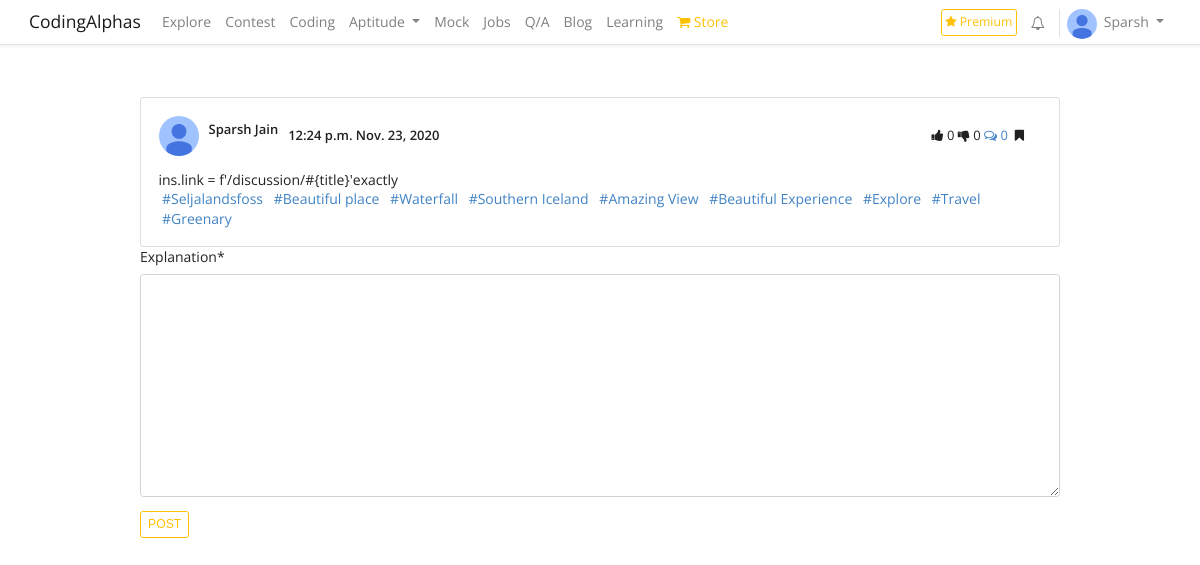
The page /discussion/8/ (signed in) on the database its author committed.
### coding/models.py (models this page shows, shortened)
class Profile(models.Model):
    user = models.OneToOneField(User, on_delete=models.CASCADE)
    first_name = models.CharField(max_length=50, blank=True,default="")
    last_name = models.CharField(max_length=50, blank=True,default="")
    email = models.EmailField(max_length=50, blank=True,default="")
    phone_number = models.CharField(max_length=13, blank=True,default="")
    avatar = models.ImageField(upload_to='users/images',blank=False,default = 'users/images/default.jpg')
    headline = models.CharField(max_length=1000, blank=True,default="")
    bio = models.TextField(blank=True,default="")
    address = models.CharField(max_length=50, blank=True,default="")
    city = models.CharField(max_length=50, blank=True,default="")
    state  = models.CharField(max_length=50, blank=True,default="")
    country = models.CharField(max_length=50, blank=True,default="")
    date_of_birth = models.CharField(max_length=13, blank=True,default="")
    follow = models.ManyToManyField(User,default=None,blank=True,related_name="follow_title")
    following = models.ManyToManyField(User,default=None,blank=True,related_name="following_title")
    signup_confirmation = models.BooleanField(default=False)
    instagram = models.CharField(max_length=1000,blank=True,null=True)
    facebook = models.CharField(max_length=1000,blank=True,null=True)
    twitter = models.CharField(max_length=1000,blank=True,null=True)
    college = models.CharField(max_length=1000, blank=True,default="")
    medium = models.CharField(max_length=1000,blank=True,null=True)
    quora = models.CharField(max_length=1000,blank=True,null=True)
    other = models.CharField(max_length=1000,blank=True,null=True)
    favourities = models.ManyToManyField(Articles,blank=True,related_name="articles_titles")
    subscribe = models.ManyToManyField(User,default=None,blank=True,related_name="subscribe_title")
    mute = models.ManyToManyField(User,default=None,blank=True,related_name="mute_title")

class Articles(models.Model):
    STATUS_CHOICES = (
		('draft', 'Draft'),('published', 'Published'),)
    METHOD_CHOICES = (
		('content', 'content'),('design', 'design'),('editor','editor'))
    user_name2 = models.ForeignKey(User, related_name='project_username_2', to_field='username', on_delete=models.CASCADE)
    title = RichTextField(default=" ",blank=False,unique=True)
    project_name = models.CharField(max_length=100, blank=False , null=False)
    author = models.CharField(max_length=50,blank=True)
    date_Publish = models.DateField(default=datetime.now)
    date_updated = models.DateField(default=datetime.now)
    category = models.ForeignKey(Categories,related_name = 'category', to_field='category_name',on_delete=models.CASCADE,default=" ")
    image = models.ImageField(upload_to='users/images',blank=True,default='',null=True)
    video= models.FileField(upload_to='users/video', null=True,blank=True ,verbose_name="Video")
    image2 = models.CharField(max_length=1000,blank=True,null=True)
    content = RichTextField(blank=False,null=True)
    link = models.TextField(blank=True,default="")
    description = models.TextField(blank=True,default="")
    time= models.TimeField(blank=False,default=datetime.now())
    tags = models.CharField(max_length=300,blank=False,default="",null=True,help_text='Add comma( ,) seperated tags!!')
    status = models.CharField(max_length=10,choices=STATUS_CHOICES,default='published')
    method=models.CharField(max_length=10,choices=METHOD_CHOICES,default='content')
    liked = models.ManyToManyField(User,default=None,blank=True,related_name="likes_title")
    disliked = models.ManyToManyField(User,default=None,blank=True,related_name="dislikes_title")
    template = models.CharField(max_length=1000,blank=True,null=True)
    quora = models.CharField(max_length=1000,blank=True,null=True)
    medium= models.CharField(max_length=1000,blank=True,null=True)
    facebook = models.CharField(max_length=1000,blank=True,null=True)
    instagram = models.CharField(max_length=1000,blank=True,null=True)
    twitter = models.CharField(max_length=1000,blank=True,null=True)
    other= models.CharField(max_length=1000,blank=True,null=True)
    question_field =  models.BooleanField(default=False)
    class Meta:
        ordering = ('date_Publish','time')

### coding/views.py (the view)
# urls.py: path("discussion/<ques_id>/",views.discussion_anwser,name="discussion_anwser"),
def discussion_anwser(request,ques_id):
    context = {}
    ques_ins = Articles.objects.filter(id = int(ques_id))[0]
    if request.method == 'POST':
        form = AnwserForm(request.POST,request.FILES)
        if form.is_valid():
            ins = form.save(commit = False)
            ins.user_anwser = request.user
            ins.question = ques_ins
            sol = ins.explanation
            sentence = sol
            ques_ins.description = sentence
            ques_ins.save()
            ins.description = sentence
            ins.save()
            messages.success(request,"Successfully Anwsered!!")
            return HttpResponseRedirect(f'/discussion/#question{ques_id}{ins.id}')
        else:
            messages.error(request,form.errors)
    else:
        form = AnwserForm()
    context['form'] = form
    context['data'] = ques_ins
    return render(request,'coding/discussion_anwser.html',context)

### coding/forms.py
class AnwserForm(forms.ModelForm):
    class Meta:
        model = Anwsers
        fields = ('explanation',)

### coding/context_processors.py (called while the page is built)
def data(request):
    companies = Company.objects.all().order_by('company_name')
    return {"company":companies}

### coding/models.py (called while the page is built)
    def __str__(self):
        return self.company_name

### coding/templatetags/shortcut.py (called while the page is built)
@register.filter
def strip(value):
    return value.strip(" ")

@register.filter
def remove(value):
    return value.split(",")

@register.filter
def addhyphen(value):
    return "_".join(value.split(" "))

### coding/templates/coding/discussion_anwser.html (shortened to what this page needs)
{% extends 'coding/base.html' %}
{% load crispy_forms_tags %}
{% load shortcut %}
{% block navbar %}
{% include 'coding/header.html' %}
{%endblock %}
{% block body %}
<div class="container">
    <div class="row">
        <div class="col-12 col-xl-1">
        </div>
        <div class="col-12 col-xl-10">
            <div class="mt-5">
                <div class="card">
                    <div class="card-body">
                        <div class="" style="display: flex; justify-content: space-between; align-items: center; flex-direction: row;">
                            <div style="display: flex; justify-content: flex-start; align-items: center;">
                                <img src="/media/{{data.user_name2.profile.avatar}}" class="imge">
                               <p style="font-size: 13px; margin-left: 10px; font-weight: 600;">{{data.user_name2.first_name}} {{data.user_name2.last_name}}</p>
                               <p style="font-size: 13px; margin-left: 10px; font-weight: 600;">{{data.time}} {{data.date_Publish}}</p>
                            </div>
                            <div style="font-size: 13px;">
                                <a onclick="like('{{data.title}}','{{forloop.counter}}')" id="like{{forloop.counter}}" style="{% if request.user in data.liked.all %}color:red;{%endif%}">
                                    <i class="fa fa-thumbs-up"></i>
                                    {{data.liked.all.count}}
                                </a>
                                <a onclick="dislike('{{data.title}}','{{forloop.counter}}')" id="dislike{{forloop.counter}}" style="{% if request.user in data.disliked.all %}color:red;{%endif%}">
                                    <i class="fa fa-thumbs-down"></i>
                                    {{data.disliked.all.count}}
                                </a>
                                <a href="{{data.link}}#comment">
                                    <i class="fa fa-comments-o" aria-hidden="true"></i>
                                    {{data.my_comments.count}}
                                </a>
                                <a onclick="bookmarks('{{data.title}}','{{forloop.counter}}')" id="book{{forloop.counter}}" style="color: {% if data in request.user.profile.favourities.all %} red; {%else %} {% endif %}"> <i class="fa fa-bookmark p-1 my-1 mr-3  myhover" ></i></a>
                            </div>
                           </div>
                           <div>
                            <p>
                                {{data.title|safe|linebreaks}}
                            </p>
                        </div>
                        <div class="incenter-extra" style="margin-top: -15px; font-size:13px;">
                            <div class="incenter-extra-subparts">
                                {% for i in data.tags|remove %}
                                <a class="m-1" href="/hashtags/{{i|strip|capfirst|addhyphen}}/" style="font-size: 14px; ">
                                    #{{i|strip|capfirst}}
                                </a>
                                {% endfor %}
                            </div>
                        </div>
                    </div>
                </div>
                <div>
                    <form method ="POST" enctype="multipart/form-data">
                        {{form|crispy}}
                        <button class="btn btn-sm btn-outline-warning">POST</button>
                    </form>
                </div>
            </div>
        </div>
    </div>
</div>
{% endblock %}

### coding/templates/coding/header.html (shortened to what this page needs)
<nav class="navbar navbar-expand-lg navbar-light bg-white fixed-top shadow-sm" style=" background-color:white; height:45px; border-bottom: 1px solid rgb(0,0,0,0.1); ;">
  <div class="container-fluid">
  <a class="navbar-brand pb-2" href="/">CodingAlphas</a>
  <div class="collapse navbar-collapse justify-content-between" id="navbarNavDropdown" style="font-size: 14px;">
      <ul class="navbar-nav">
        <li class="nav-item">
          <a class="nav-link" href="{% url 'explore' %}">Explore</a>
        </li>
        <li class="nav-item"><a class="nav-link" href="#">Contest</a></li>
        <li class="nav-item">
          <a class="nav-link" href="{% url 'coding' %}">Coding</a>
        </li>
          <li class="nav-item dropdown" >
              <a class="nav-link dropdown-toggle"  id="navbarDropdownMenuLink" data-toggle="dropdown" aria-haspopup="true" aria-expanded="false">Aptitude </a>
          </li>
            <li class="nav-item"><a class="nav-link" href="{% url 'mock_test' %}">Mock</a></li>
            <li class="nav-item">
              <a class="nav-link " href="{% url 'scrapper' %}">Jobs</a>
            </li>
            <li class="nav-item">
                <a class="nav-link " href="{% url 'discussion' %}">Q/A</a>
              </li>
              <li class="nav-item">
                <a class="nav-link " href="{% url 'blogs' %}">Blog</a>
              </li>
              <li class="nav-item">
                <a class="nav-link" href="{% url 'learning' %}">Learning</a>
              </li>
              <li class="nav-item dropdown" >
                <a class="nav-link text-warning "  id="navbarDropdownMenuLink" data-toggle="dropdown" aria-haspopup="true" aria-expanded="false"><i class="fa fa-shopping-cart"></i> Store</a>
              </li>
            </ul>
            <ul class="navbar-nav">
          {% if request.user.is_authenticated %}
          <li class="nav-item">
            <a class="nav-link btn btn-sm btn-outline-warning text-warning p-1 mt-1 mr-2" href="{% url 'coding' %}"><i class="fa fa-star"></i> Premium</a>
          </li>
          <li class="nav-item dropdown ml-auto">
            <a class="nav-link mt-1 mr-2 pr-3 border-right" href="#" id="navbarDropdownMenuLink" data-toggle="dropdown" aria-haspopup="true" aria-expanded="false">
            <i class="fa fa-bell-o"></i>
            </a>
          </li>
        <li class="nav-item dropdown ml-auto" style="display: flex; flex-direction: row;">
          <a class="mt-1">
            <img src="/media/{{user.profile.avatar}}" style="width:30px; border-radius:50%">
          </a>
          <a class="nav-link dropdown-toggle" href="#" id="navbarDropdownMenuLink" data-toggle="dropdown" aria-haspopup="true" aria-expanded="false">
            {{request.user}}
          </a>
        </li>
        {% else %}
        <li class="nav-item">
          <a class="nav-link " href="{% url 'login' %}">Sign In</a>
        </li>
        {% endif%}
      </ul>
  </div>
</div>
</nav>

### rows shown on the page
Articles: user_name2.profile.avatar (placeholder picture), user_name2.first_name "Sparsh", user_name2.last_name "Jain", time "12:24 p.m.", date_Publish "Nov. 23, 2020", liked.all.count "0", disliked.all.count "0", my_comments.count "0", title "ins.link = f'/discussion/#{title}'exactly"

### other values the page prints
{{ request.user }} "Sparsh"
{{ i|strip|capfirst }} "Seljalandsfoss" "Beautiful place" "Waterfall" "Southern Iceland" "Amazing View" "Beautiful Experience" "Explore" "Travel" "Greenary"
